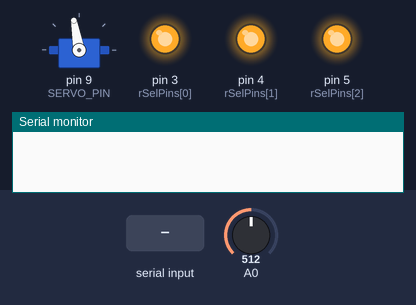
Bench run of a sketch on a simulated Arduino Uno, built with avr-gcc and run on an emulated ATmega328P. Parts: servo, output pins drawn as LEDs (lit = HIGH), the last lines printed to the serial monitor. Inputs (shaded band) come from the test bench; at power-on: A0 = 512. Pins used as bus, display or sensor lines are not drawn.

Above: at 1.2 s.
1.3 s: "TEST\n" received over Serial
At 2.6 s:
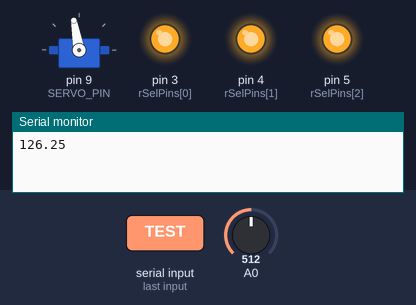
2.9 s: "OPEN\n" received over Serial
At 3.4 s:
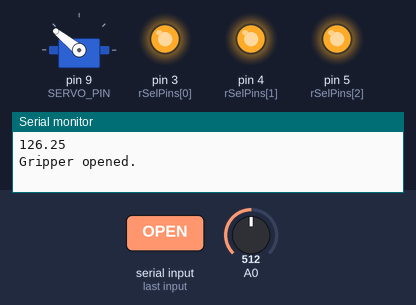
4.4 s: "IDLE\n" received over Serial
At 5.6 s:
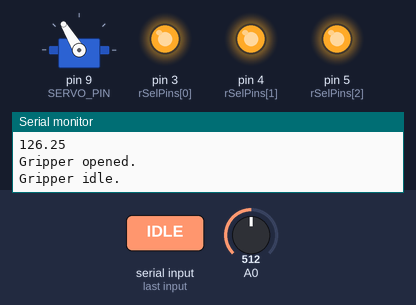
5.9 s: "TEST\n" received over Serial
At 6.4 s:
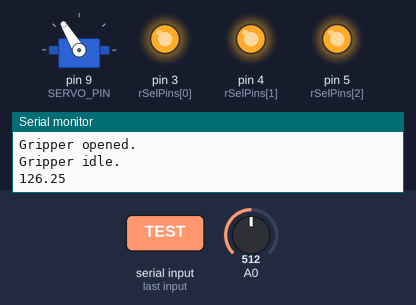
Timing chart, 0 to 8.5 s (numbered marks = the images above; inputs shaded):
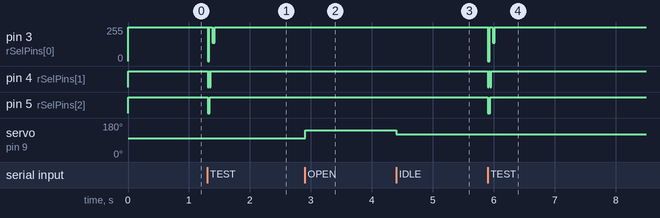

The sketch:

servo_gripper_ohmmeter.ino
```cpp
#include "servo_gripper.h"
#include "ohmmeter.h"

const int SERVO_PIN = 9;
const int OPEN_PULSE = 2000;
const int CLOSE_PULSE = 1575;

servo_gripper gripper(SERVO_PIN, OPEN_PULSE, CLOSE_PULSE);

float resistance = -1.0;

void setup() {
    Serial.begin(9600);
    gripper.begin();
    initOhmmeter();
}

void loop() {
    if (Serial.available()) {
        String command = Serial.readStringUntil('\n');
        command.trim();

        if (command == "OPEN") {
            gripper.open();
            Serial.println("Gripper opened.");
        } else if (command == "CLOSE") {
            gripper.close();
            Serial.println("Gripper closed.");
        } else if (command == "IDLE") {
            gripper.idle();
            Serial.println("Gripper idle.");
        } else if (command == "TEST") {
            resistance = readResistance();
            Serial.println(resistance);
        } else {
            Serial.println("Unknown command.");
        }
    }
}


    // resistance = readResistance();
    // Serial.println(resistance);
    // delay(100);
```

ohmmeter.cpp
```cpp
#include "ohmmeter.h"

float rRef[NUM_REF_RESISTORS] = {51, 100.0, 1000.0, 10000.0, 100000.0, 1000000.0, 5100000.0, 10000000.0};
const byte rSelPins[NUM_SELECT_PINS] = {3, 4, 5};
const byte enableMux = 6;

void initOhmmeter()
{
  pinMode(enableMux, OUTPUT);
  digitalWrite(enableMux, HIGH);

  for (int i = 0; i < NUM_SELECT_PINS; i++) {
    pinMode(rSelPins[i], OUTPUT);
    digitalWrite(rSelPins[i], HIGH);
  }
}

float readResistance()
{
  int analogReading;
  float delta, deltaBest1 = MAX_ANALOG_VALUE, deltaBest2 = MAX_ANALOG_VALUE;
  float rBest1 = -1, rBest2 = -1;
  float rR, rX = -1;

  for (byte i = 0; i < NUM_REF_RESISTORS; i++) {
    digitalWrite(rSelPins[0], i & 1);
    digitalWrite(rSelPins[1], i & 2);
    digitalWrite(rSelPins[2], i & 4);

    digitalWrite(enableMux, LOW);
    delay(i + 1);
    analogReading = analogRead(A0);
    digitalWrite(enableMux, HIGH);
    delay(NUM_REF_RESISTORS - i);

    if (analogReading < MAX_ANALOG_VALUE) {
      rR = rRef[i] + SWITCH_RESISTANCE;
      float rThis = (rR * analogReading) / (MAX_ANALOG_VALUE - analogReading);
      delta = (MAX_ANALOG_VALUE / 2.0) - analogReading;

      if (fabs(delta) < fabs(deltaBest1)) {
        deltaBest2 = deltaBest1;
        rBest2 = rBest1;
        deltaBest1 = delta;
        rBest1 = rThis;
      } else if (fabs(delta) < fabs(deltaBest2)) {
        deltaBest2 = delta;
        rBest2 = rThis;
      }
    }
  }

  if (rBest1 >= 0 && rBest2 >= 0) {
    if (deltaBest1 * deltaBest2 < 0) {
      rX = rBest1 - deltaBest1 * (rBest2 - rBest1) / (deltaBest2 - deltaBest1);
    } else {
      rX = rBest1;
    }
  } else {
    rX = -1.0;
  }

  return rX;
}
```

ohmmeter.h
```cpp
#ifndef OHMMETER_H
#define OHMMETER_H

#include <Arduino.h>

#define NUM_REF_RESISTORS 8
#define NUM_SELECT_PINS   3
#define MAX_ANALOG_VALUE  1023
#define SWITCH_RESISTANCE 75           // Internal resistance of the multiplexer in ohms

void initOhmmeter();
float readResistance();

#endif
```

servo_gripper.cpp
```cpp
#include "servo_gripper.h"

servo_gripper::servo_gripper(int servoPin, int openPulse, int closePulse) {
    pin = servoPin;
    openPulseWidth = openPulse;
    closePulseWidth = closePulse;
}

void servo_gripper::begin() {
    servo.attach(pin);
    close(); // default to closed
}

void servo_gripper::open() {
    servo.writeMicroseconds(openPulseWidth);
}

void servo_gripper::close() {
    servo.writeMicroseconds(closePulseWidth);
}

void servo_gripper::idle() {
    servo.writeMicroseconds((openPulseWidth + closePulseWidth) / 2);
}
```

servo_gripper.h
```cpp
#ifndef SERVO_GRIPPER_H
#define SERVO_GRIPPER_H

#include <Arduino.h>
#include <Servo.h>

class servo_gripper {
public:
    servo_gripper(int servoPin, int openPulse, int closePulse);
    void open();
    void close();
    void idle();
    void begin();
private:
    Servo servo;
    int pin;
    int openPulseWidth;
    int closePulseWidth;
};

#endif
```

Measured:
- after the input at 1.3 s, pin 4 (rSelPins[1]): alternates HIGH for 0.02 s and LOW for 0.02 s, 4 changes in all, then stays HIGH, starting at once; pin 5 (rSelPins[2]): HIGH → LOW at once, → HIGH 0.04 s later
- after the input at 2.9 s, servo on pin 9 (SERVO_PIN): 100° → 141° at once
- after the input at 4.4 s, servo on pin 9 (SERVO_PIN): 141° → 121° at once
- after the input at 5.9 s, pin 4 (rSelPins[1]): alternates HIGH for 0.02 s and LOW for 0.02 s, 4 changes in all, then stays HIGH, starting at once; pin 5 (rSelPins[2]): HIGH → LOW at once, → HIGH 0.04 s later
